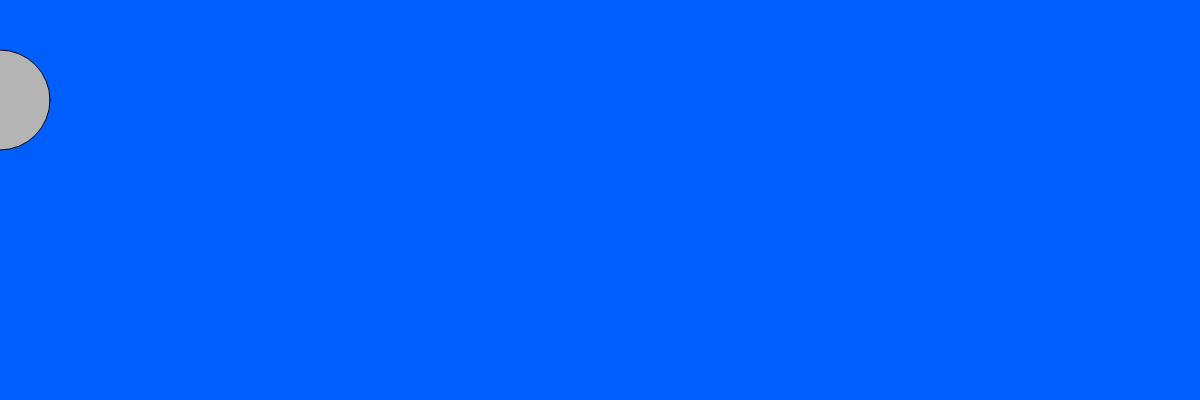
Frame 1 (no input)
Frame 60 (no input): identical to frame 1, image omitted
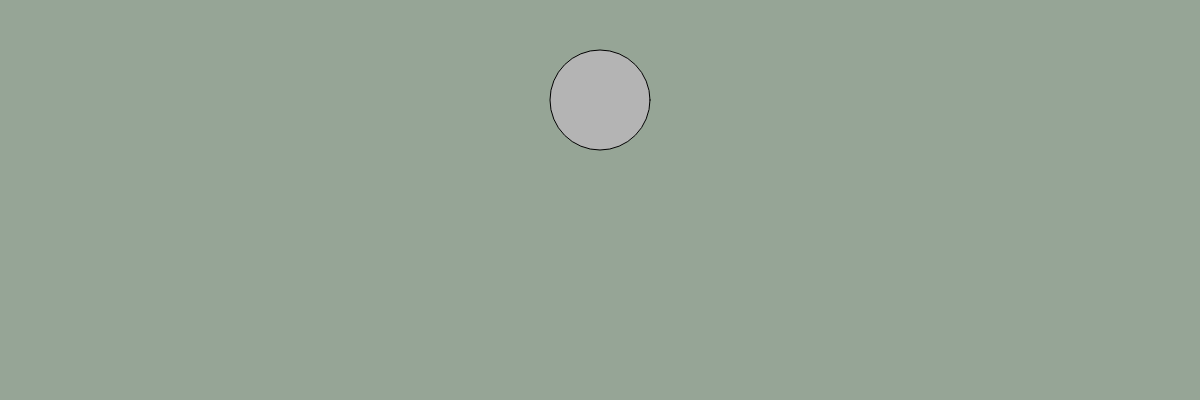
Frame 120 (the mouse pressed at the canvas centre since frame 60)

The p5.js sketch that drew these frames (run headless with seeded random() and noise() and a simulated clock; from frame 60 on, the mouse is pressed at the canvas centre):

// p5.js sketch
// ── sketch.js

var r = 15;
var g = 150;
var b=350;


function setup(){

  createCanvas(1200,400);
}


function draw(){
  r=map(mouseX,0,1200,0,300);
  g =map(mouseX,50,900,100,200);
  b= map(mouseX,0,1200,300,0);
  background(r,g,b);
  fill(180);
  ellipse(mouseX,100,100,100);
}
